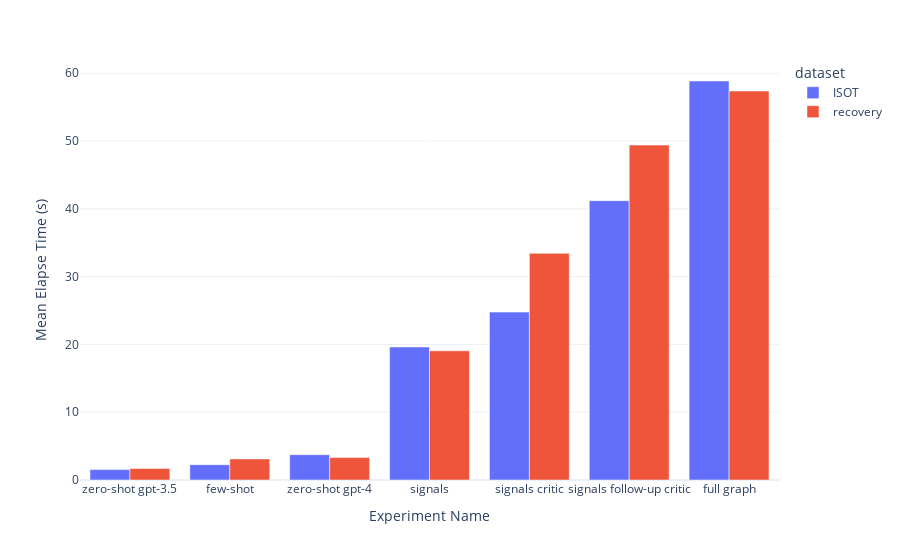

This figure's notebook cell:
### Code cell
px.bar(
    datasets_df.sort_values('mean_s', ascending=True),
    x='experiment_name',
    y='mean_s',
    color='dataset',
    # title='Mean Classification Prompt Length by Experiment and Dataset',
    labels={'experiment_name': 'Experiment Name', 'mean_s': 'Mean Elapse Time (s)'},
    template='plotly_white',
    barmode='group',
).show()

### Figure 1 — Plotly figure (JSON) as saved in the notebook; plotly's stock layout.template omitted (floating-point values rounded to 4 significant figures)
{"data": [{"alignmentgroup": "True", "hovertemplate": "dataset=ISOT<br>Experiment Name=%{x}<br>Mean Elapse Time (s)=%{y}<extra></extra>", "legendgroup": "ISOT", "marker": {"color": "#636efa", "pattern": {"shape": ""}}, "name": "ISOT", "offsetgroup": "ISOT", "orientation": "v", "showlegend": true, "textposition": "auto", "type": "bar", "x": ["zero-shot gpt-3.5", "few-shot", "zero-shot gpt-4", "signals", "signals critic", "signals follow-up critic", "full graph"], "xaxis": "x", "y": [1.535, 2.253, 3.736, 19.62, 24.76, 41.2, 58.85], "yaxis": "y"}, {"alignmentgroup": "True", "hovertemplate": "dataset=recovery<br>Experiment Name=%{x}<br>Mean Elapse Time (s)=%{y}<extra></extra>", "legendgroup": "recovery", "marker": {"color": "#EF553B", "pattern": {"shape": ""}}, "name": "recovery", "offsetgroup": "recovery", "orientation": "v", "showlegend": true, "textposition": "auto", "type": "bar", "x": ["zero-shot gpt-3.5", "few-shot", "zero-shot gpt-4", "signals", "signals critic", "signals follow-up critic", "full graph"], "xaxis": "x", "y": [1.703, 3.11, 3.313, 19.06, 33.43, 49.4, 57.38], "yaxis": "y"}], "layout": {"barmode": "group", "legend": {"title": {"text": "dataset"}, "tracegroupgap": 0}, "margin": {"t": 60}, "xaxis": {"anchor": "y", "domain": [0, 1], "title": {"text": "Experiment Name"}}, "yaxis": {"anchor": "x", "domain": [0, 1], "title": {"text": "Mean Elapse Time (s)"}}}}
